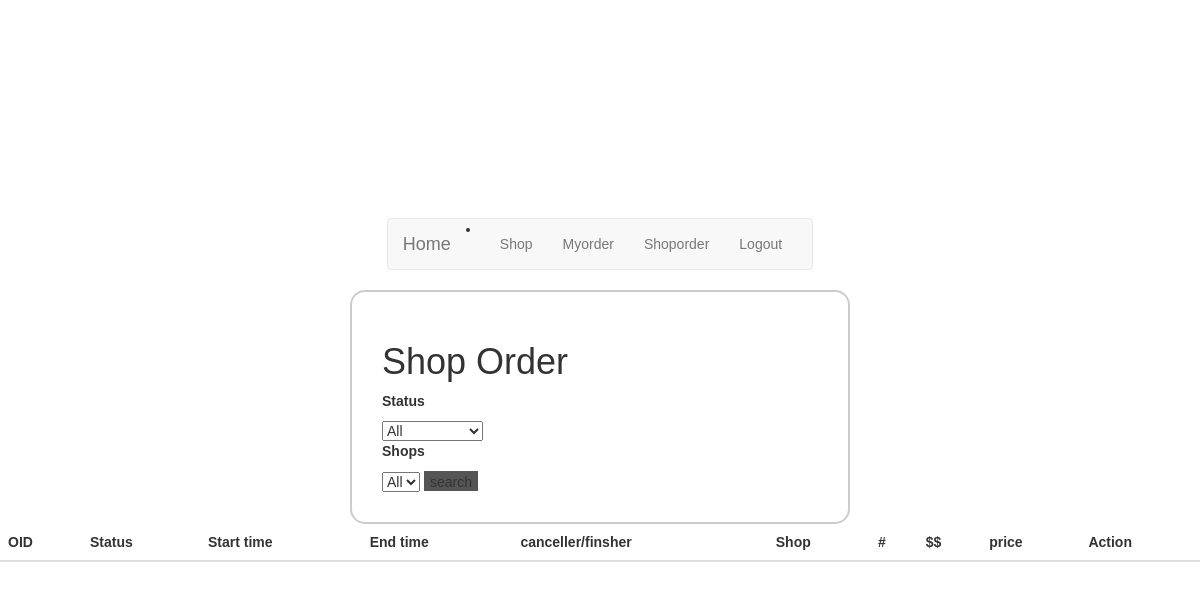
Before: /shoporder.php (signed in) with the older database file.
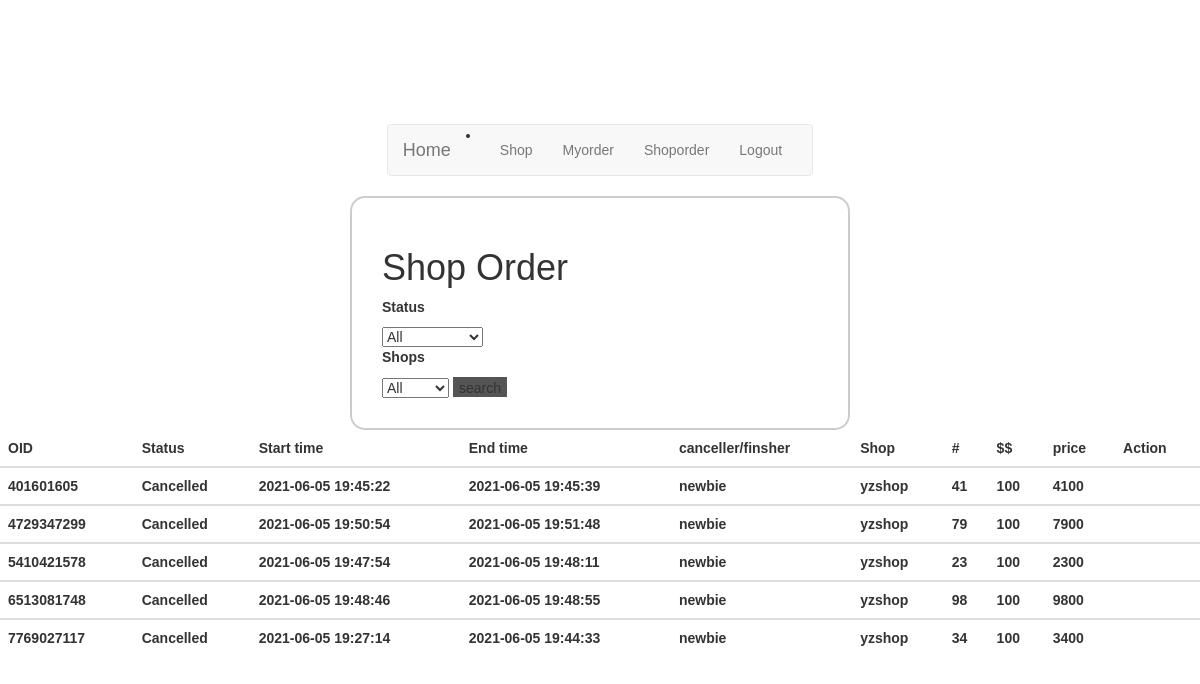
After: the same page with the newer database file.
### tables this page shows
CREATE TABLE `Orders` (
  `order_id` varchar(100) NOT NULL,
  `order_create_time` varchar(100) NOT NULL,
  `order_finish_time` varchar(100) NOT NULL,
  `order_status` varchar(100) NOT NULL,
  `user_id` varchar(100) NOT NULL,
  `shop_id` varchar(100) NOT NULL,
  `order_num` varchar(100) NOT NULL,
  `order_price` varchar(100) NOT NULL,
  `order_finisher` varchar(100) NOT NULL
);

CREATE TABLE `Shop` (
  `shop_id` varchar(100) NOT NULL,
  `shop_name` varchar(100) NOT NULL,
  `city` varchar(100) NOT NULL,
  `mask_count` varchar(100) NOT NULL,
  `mask_price` varchar(100) NOT NULL
);

### shoporder.php (the view, shortened to what this page needs)
<?php
include "db_conn.php";
if (isset($_SESSION['user_id']) && isset($_SESSION['user_name'])) {
?>
<!DOCTYPE html>
<html>
<head>
	<link rel="stylesheet" type="text/css" href="style.css">
     <link rel="stylesheet" href="http://maxcdn.bootstrapcdn.com/bootstrap/3.3.4/css/bootstrap.min.css">
</head>
<header>
<nav class="navbar navbar-default">
  <div class="container-fluid">
    <div class="navbar-header">
      <li><a class="navbar-brand" href=home.php>Home</a></li>
    </div>
    <ul class="nav navbar-nav">
    <li><a href="shop.php">Shop</a></li>
      <li><a href="myorder.php">Myorder</a></li>
      <li><a href="shoporder.php">Shoporder</a></li>
      <li><a href="logout.php">Logout</a></li>
    </ul>
  </div>
</nav>
</header>
<body>
  	<form action="?" method="post">
      	<h1 style="text-align:left">Shop Order</h1>
      	<p><b>Status</b> </p>
          	<select name="searchstatus" size="1" id="amount">
          	<option value="a"> All </option>
          	<option value="c"> Cancelled </option></select>
		<p><b>Shops</b></p>
			<select name="searchshop" size="1">
			<option value="all"> All </option>
			</select>
      	<button type="submit">search</button>
  	</form>
  <?php
	$sql = "SELECT * FROM Orders INNER JOIN Clerk on Orders.shop_id = Clerk.shop_id
									inner join Shop on Orders.shop_id = Shop.shop_id where Clerk.user_id = {$_SESSION['user_id']} ";
    $result=$conn->query($sql);
    ?>
    <table class="table">
    <thead class="thead-dark">
      <tr>
	  <th scope="col">OID</th>
        <th scope="col">Status</th>
        <th scope="col">Start time</th>
        <th scope="col">End time</th>
        <th scope="col">canceller/finsher</th>
        <th scope="col">Shop</th>
        <th scope="col">#</th>
        <th scope="col">$$</th>
        <th scope="col">price</th>
        <th scope="col">Action</th>
      </tr>
    </thead>
<?php
    if ($result) {
      while($row = $result->fetch_assoc()) {
        echo 	"<tbody>";
        echo  	"<tr>";
        echo 	"<th scope='col'>" . $row['order_id'] . "</th>";
		    echo  "<th scope='col'>" . $row['order_status'] . "</th>";
        echo 	"<th scope='col'>" . $row['order_create_time'] . "</th>";
    	  echo 	"<th scope='col'>" . $row['order_finish_time'] . "</th>";
        echo 	"<th scope='col'>" . $row['order_finisher'] . "</th>";
        echo 	"<th scope='col'>" . $row['shop_name'] . "</th>";
        echo 	"<th scope='col'>" . $row['order_num'] . "</th>";
        echo 	"<th scope='col'>" . $row['order_price'] . "</th>";
        echo 	"<th scope='col'>" .(int)$row['order_num']*(int)$row['order_price'] . "</th>";
		echo 	'</tr>';
		echo 	'</tbody>';
      }
  	}
?>
  </table>
</body>
</html>
<?php
}else{
     header("Location: index.php");
     exit();
}
 ?>

### style.css (style rules this page uses)
body { background: #0e6ebd; display: flex; justify-content: center; align-items: center; height: 100vh; flex-direction: column; }
* { font-family: sans-serif; box-sizing: border-box; }
form { width: 500px; border: 2px solid #ccc; padding: 30px; background: #fff; border-radius: 15px; }
button { height: 20px; width:auto; background: #555; color: #fff; border: none; }
h1 { text-align: center; color: rgb(128, 18, 18); }

Changed rows visible on the page:
added orders: order_id "401601605", order_status "Cancelled", order_create_time "2021-06-05 19:45:22", order_finish_time "2021-06-05 19:45:39", order_finisher "newbie", shop.shop_name "yzshop", order_num "41", order_price "100", (int)$row['order_num']*(int)$row['order_price'] "4100"
added orders: order_id "4729347299", order_status "Cancelled", order_create_time "2021-06-05 19:50:54", order_finish_time "2021-06-05 19:51:48", order_finisher "newbie", shop.shop_name "yzshop", order_num "79", order_price "100", (int)$row['order_num']*(int)$row['order_price'] "7900"
added orders: order_id "5410421578", order_status "Cancelled", order_create_time "2021-06-05 19:47:54", order_finish_time "2021-06-05 19:48:11", order_finisher "newbie", shop.shop_name "yzshop", order_num "23", order_price "100", (int)$row['order_num']*(int)$row['order_price'] "2300"
added orders: order_id "6513081748", order_status "Cancelled", order_create_time "2021-06-05 19:48:46", order_finish_time "2021-06-05 19:48:55", order_finisher "newbie", shop.shop_name "yzshop", order_num "98", order_price "100", (int)$row['order_num']*(int)$row['order_price'] "9800"
added orders: order_id "7769027117", order_status "Cancelled", order_create_time "2021-06-05 19:27:14", order_finish_time "2021-06-05 19:44:33", order_finisher "newbie", shop.shop_name "yzshop", order_num "34", order_price "100", (int)$row['order_num']*(int)$row['order_price'] "3400"
